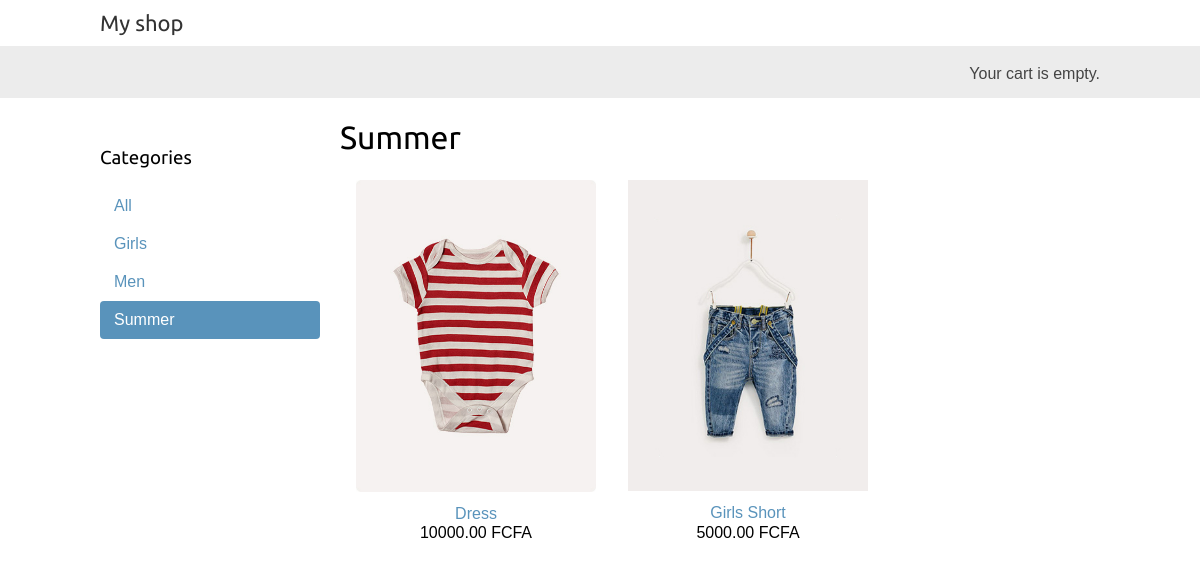
The app's page /summer/ with its own data.
### shop/models.py (models this page shows, shortened)
class Category(models.Model):
    name = models.CharField(max_length=200, db_index=True)
    slug = models.SlugField(max_length=200, unique=True)
    class Meta:
        ordering = ('name',)
        verbose_name = 'category'
        verbose_name_plural = 'categories'
    def get_absolute_url(self):
        return reverse('shop:item_list_by_category',
                       args=[self.slug])

class Item(models.Model):
    category = models.ForeignKey(Category,
                                related_name='items',
                                on_delete=models.CASCADE)
    name = models.CharField(max_length = 200, db_index=True)
    slug = models.SlugField(max_length = 200, db_index=True)
    description = models.TextField(blank=True)
    image = models.ImageField(upload_to='gallery/%Y/%m/%d', blank=True)
    price = models.DecimalField(max_digits=10, decimal_places=2)
    in_stock = models.BooleanField(default=True)
    created = models.DateField(auto_now_add=True)
    updated = models.DateField(auto_now=True)
    class Meta:
        ordering = ('name',)
        index_together = (('id', 'slug'),)
    def get_absolute_url(self):
        return reverse('shop:item_detail',
                       args=[self.id, self.slug])

### shop/views.py (the view)
# urls.py: path('', views.item_list, name='item_list'),
def item_list(request, category_slug=None):
    category = None
    categories = Category.objects.all()
    items = Item.objects.filter(in_stock=True)
    if category_slug:
        category = get_object_or_404(Category, slug=category_slug)
        items = items.filter(category=category)
    return render(request, 'shop/shop-items.html',
                 {'category': category, 'categories': categories, 'items': items})

### templates/shop/shop-items.html (shortened to what this page needs)
{% extends "base.html" %}
{% load static %}
{% block content %}
  <div id="sidebar">
    <h3>Categories</h3>
    <ul>
      <li {% if not category %}class="selected"{% endif %}>
        <a href="{% url "shop:item_list" %}">All</a>
      </li>
      {% for c in categories %}
        <li {% if category.slug == c.slug %}class="selected"{% endif %}>
          <a href="{{ c.get_absolute_url }}">{{ c.name }}</a>
        </li>
      {% endfor %}
    </ul>
  </div>
  <div id="main" class="product-list">
    <h1>{% if category %}{{ category.name }}{% else %}Products{% endif %}</h1>
    {% for product in items %}
      <div class="item">
        <a href="{{ product.get_absolute_url }}">
          <img src="{% if product.image %}
            {{ product.image.url }}
            {% else %}
            {% static "img/default.png" %}
            {% endif %}">
        </a>
        <a href="{{ product.get_absolute_url }}">{{ product.name }}</a>
        <br>
        {{ product.price }} FCFA
      </div>
    {% endfor %}
  </div>
{% endblock %}

### all_static/css/base.css (style rules this page uses)
body { margin:0; padding:0; font-family:helvetica, sans-serif; }
h1, h2, h3, h4, h5 , h6 { font-family: 'Ubuntu', sans-serif; font-weight:normal; }
a { text-decoration:none; color:#5993bb; }
#sidebar { width:220px; padding:30px 20px 0 0; float:left; }
#sidebar ul { margin:0; padding:0; }
#sidebar ul li { margin:0; list-style:none; padding:10px 14px; }
#sidebar ul li a { display:block; }
#sidebar ul li.selected { background:#5993bb; border-radius:4px; }
#sidebar ul li.selected a { color:#fff; }
#main { float:left; width: 96%; margin-right:-220px; overflow:hidden; }
.product-list .item { width:25%; padding: 2px 16px; float:left; text-align:center; line-height:1.2; }
.product-list .item img { width:100%; margin-bottom:8px; }

### records on screen
Category: name "Girls"
Category: name "Men"
Category: name "Summer"
Item: image (picture), name "Dress", price "10000.00"
Item: image (picture), name "Girls Short", price "5000.00"
